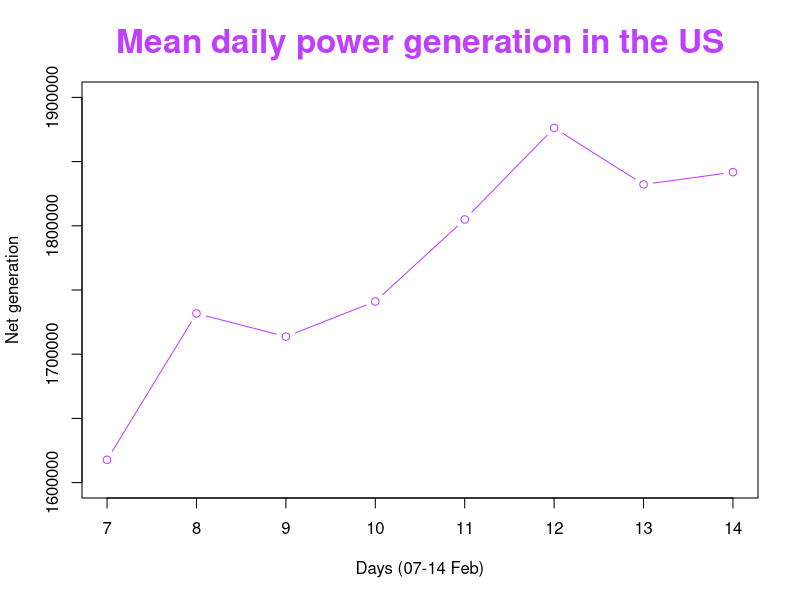
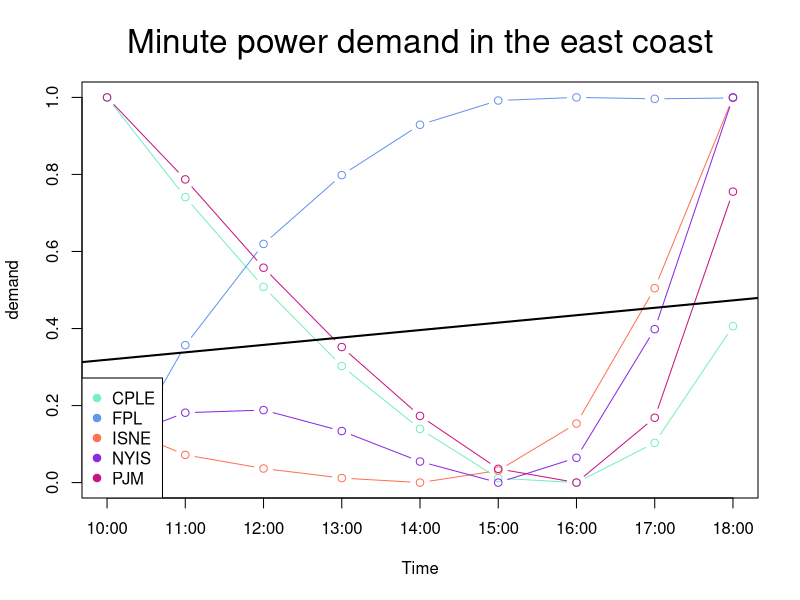
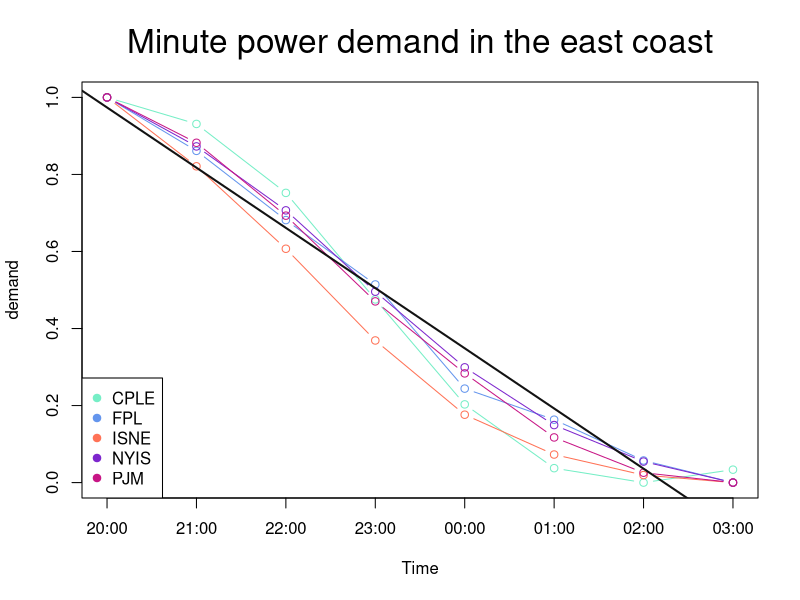

Reproduce these figures in R, in order.
## ---- chunk 1
#import libraries
install.packages("dplyr")
install.packages("tidyr")
install.packages("matrixcalc")
install.packages("zoo")
library(dplyr)
library(tidyr)
library(matrixcalc)
library(zoo)

## ---- chunk 2
#Reading Data
A <- read.delim("table.tsv")
A$DateTime <- as.POSIXct( A$megawatthours, tz = "EST", "%H:%M EST %m/%d/%Y" )

## ---- chunk 3
A<-distinct(A)
## ---- chunk 4
# The dimensions of the cube are the Power stations and the dimension of date time.
data_cube<- with(A,cbind(BPAT=Net.generation,CISO	=Net.generation.1, CPLE=Net.generation.2,ERCO= Net.generation.3, FPL=Net.generation.4,ISNE= Net.generation.5,MISO= Net.generation.6,
                         NYIS =Net.generation.7 , PACW=Net.generation.8 , PJM=Net.generation.9 ,United_States_Lower = Net.generation.10,Date=as.integer(format(as.Date(A[,'DateTime']), "%Y%m%d"))))

## ---- chunk 5
n<-dim(data_cube)[1]#The number of rows in the data frame is
datacube_timezon<-cbind(data_cube[4:n,c(1,2)],data_cube[1:(n-3),3],data_cube[2:(n-2),4],data_cube[1:(n-3),c(5,6)],data_cube[2:(n-2),7],data_cube[1:(n-3),8],data_cube[4:n,9],data_cube[1:(n-3),c(10,11,12)] )
## ---- chunk 6
index<-which(data_cube[,'Date']>"20210206" & data_cube[,'Date']<"20210215" )
Silce_cube<-datacube_timezon[index,]
## ---- chunk 7
temp<-data_cube[index,]
rownames(temp) <- c(temp[,"Date"])
temp<-temp[,colnames(temp)!="Date"]
roll_up <-  rowsum(temp,row.names(temp))
data_mean<-rowMeans(roll_up[,1:11]) #Daily average performance
## ---- chunk 8
data_frame<-tibble(data_mean)
days<- as.integer(substr(names(roll_up[,1]), nchar(names(roll_up[,1])) - 2 + 1, nchar(names(roll_up[,1]))) )

pdf(file = "outputHW1/Week3_Mean_daily_power.pdf",   
    width = 8, # The width of the plot in inches
    height = 5) # The height of the plot in inches


# create an empty plot
plot(1, type="n", xlab="", ylab="", xlim = c(days[1],days[8]), ylim=c(1600000 ,1900000 ))
# rearrange in a new, temporary dataframe
DF <- data.frame ( Time = days, Demand = data_frame)
# plot
lines( DF, col = 'darkorchid1', type = 'b' )
title(main = "Mean daily power generation in the US",
      xlab = "Days (07-14 Feb)", ylab = "Net generation",
      cex.main = 2,   font.main = 2, col.main = "darkorchid1")
dev.off()
## ---- chunk 9
# The dimensions of the cube are the Demand Power of the stations and the dimension of date time.
data_cube_2_1<- with(A,cbind( CPLE=Demand.2, FPL=Demand.4,ISNE= Demand.5,
                         NYIS =Demand.7 , PJM=Demand.9 ,Time=as.integer(format(A[,'DateTime'], format = "%H"))))

# Complete missing values according to Last Observation in data cube
data_cube_2_1<-na.locf(data_cube_2_1,fromLast=TRUE)
## ---- chunk 10
#Silce cube
index_2_1<-which(data_cube_2_1[,'Time']>9 & data_cube_2_1[,'Time']<19 )
Silce_cube_2_1<-data_cube_2_1[index_2_1,]
## ---- chunk 11
temp_2_1<-data_cube_2_1[index_2_1,]
rownames(temp_2_1) <- c(temp_2_1[,"Time"])
temp_2_1<-temp_2_1[,colnames(temp_2_1)!="Time"]
roll_up_2_1 <-  rowsum(temp_2_1,row.names(temp_2_1))
## ---- chunk 12
# linear fit
LM <- list(  CPLE = NA,  FPL = NA,  ISNE = NA,  NYIS = NA, PJM = NA)
# Creating a dataframe for performing linear regression
df_2_1<-data.frame (roll_up_2_1)
# Data normalization function min-max method.
min_max_norm <- function(x) {
    (x - min(x)) / (max(x) - min(x))
}
#Data normalization
Demand_norm_2_1 <- as.data.frame(lapply(df_2_1, min_max_norm))


#Linear regression formula (U^T*U)^-1*U^T*y
#Create a U matrix for linear regression 
mat2_1_data <- c(rep(c(1),9),c(10:18))
mat2_1 <- matrix(mat2_1_data,nrow=2,ncol=9,byrow=TRUE)

#Create a power function
"%^%" <- function(mat, power) 
  with(eigen(mat), vectors %*% (values^power * t(vectors))) 

pdf(file = "outputHW1/Week3_Minute_power_demand_1.pdf",   
    width = 8, # The width of the plot in inches
    height = 5) # The height of the plot in inches
# create an empty plot
plot(1, type="n", xlab="", ylab="",xaxt="n",xlim = c(10,18), ylim=c(0 ,1))
axis(1, at=c(10:18),labels=c("10:00","11:00","12:00","13:00","14:00","15:00","16:00","17:00","18:00"))
demands <- seq(5) 
#initialization a&b
a<-0
b<-0
colors<-c("aquamarine2","cornflowerblue","coral1","blueviolet","mediumvioletred") #Vector of colors
#A loop that draws a line for each station
for ( i in demands ) {
   # rearrange in a new, temporary dataframe
   DF <- data.frame ( Time =c(10:18), Demand = Demand_norm_2_1[,i] )
   # plot
   lines( DF, col = colors[i], type = 'b' )
   # linear fit
   #Note: 'U' have been in Transformation form
   X_T_X<-((mat2_1)%*% t(mat2_1)) #U^T*U
   Vector_df1<-c(t(DF[2])) #transfer Y df to Vector
   X_T_y<-((mat2_1))%*% (Vector_df1) #U^T*y
   LM[[ i ]] <-(X_T_X%^% (-1))%*% X_T_y #(U^T*U)^-1*U^T*y
   a <- a+(LM[[ i ]])[1]
   b <- b+(LM[[ i ]])[2]
}
#demand=a+b*time
abline(a/5, b/5, col = "black", lw =2) #calculated the average regression lines of five stations on the east coast.
title(main = "Minute power demand in the east coast",
      xlab = "Time", ylab = "demand",
      cex.main = 2,   font.main = 1, col.main = "black")
legend( 'bottomleft', col = colors, pch = 19,legend = names(Demand_norm_2_1) )

dev.off()
## ---- chunk 13
index_2_2<-which(data_cube_2_1[,'Time']>19 | data_cube_2_1[,'Time']<4 )
Silce_cube_2_2<-data_cube_2_1[index_2_2,]
## ---- chunk 14
temp_2_2<-data_cube_2_1[index_2_2,]
rownames(temp_2_2) <- c(temp_2_2[,"Time"])
temp_2_2<-temp_2_2[,colnames(temp_2_2)!="Time"]
roll_up_2_2 <-  rowsum(temp_2_2,row.names(temp_2_2))
## ---- chunk 15
# linear fit
LM <- list(  CPLE = NA,  FPL = NA,  ISNE = NA,  NYIS = NA, PJM = NA)
df_2_2<-data.frame (roll_up_2_2)
#Data normalization
Demand_norm_2_2 <- as.data.frame(lapply(df_2_2, min_max_norm))



#Linear regression formula (U^T*U)^-1*U^T*y
#Create a U matrix for linear regression 
mat2_2_data <- c(rep(c(1),8),c(1:8))
mat2_2 <- matrix(mat2_2_data,nrow=2,ncol=8,byrow=TRUE)

#Enter the data in the order of the hours from 20:00-03:00
order_data<-Demand_norm_2_2[c(4,5,6,7,1,2,3,8),]


pdf(file = "outputHW1/Week3_Minute_power_demand_2.pdf",   
    width = 8, # The width of the plot in inches
    height = 5) # The height of the plot in inches

# create an empty plot
plot(1, type="n", xlab="", ylab="",xaxt="n", xlim = c(1,8), ylim=c(0 ,1))
axis(1, at=c(1:8),labels=c("20:00","21:00","22:00","23:00","00:00","01:00","02:00","03:00"))
demands <-seq(5)
#initialization a&b
a<-0
b<-0
colors<-c("aquamarine2","cornflowerblue","coral1","purple3","mediumvioletred") #Vector of colors
#A loop that draws a line for each station
for ( i in demands ) {
   # rearrange in a new, temporary dataframe
   DF <- data.frame ( Time =c(1,8), Demand = order_data[,i] )
   # plot
   lines( DF[2], col = colors[i], type = 'b' )
   # linear fit
   #Note: 'U' have been in Transformation form
   X_T_X<-((mat2_2)%*% t(mat2_2)) #U^T*U
   Vector_df2<-c(t(DF[2])) #transfer Y df to Vector
   X_T_y<-((mat2_2))%*% (Vector_df2) #U^T*y
   LM[[ i ]] <-(X_T_X%^% (-1))%*% X_T_y #(U^T*U)^-1*U^T*y
   a <- a+(LM[[ i ]])[1]
   b <- b+(LM[[ i ]])[2]
}
abline(a/5, b/5, col = 'gray7', lw =2) #calculated the average regression lines of five stations on the east coast.
title(main = "Minute power demand in the east coast",
      xlab = "Time", ylab = "demand",
      cex.main = 2,   font.main = 1, col.main = "black")
legend( 'bottomleft', col = colors, pch = 19,legend = names(order_data) )

dev.off()
